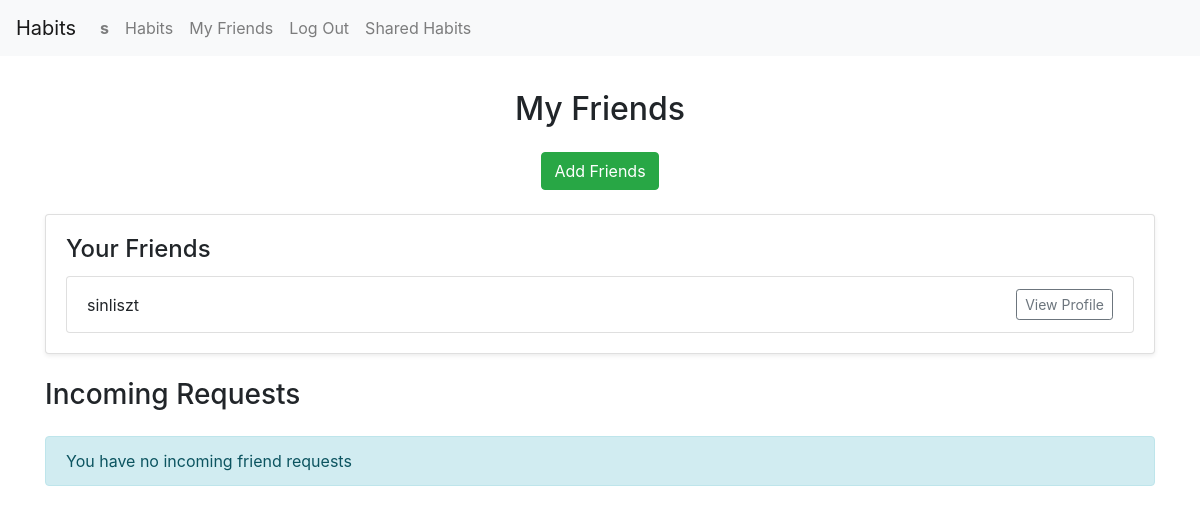
Before: /friends/ (signed in) with the older database file.
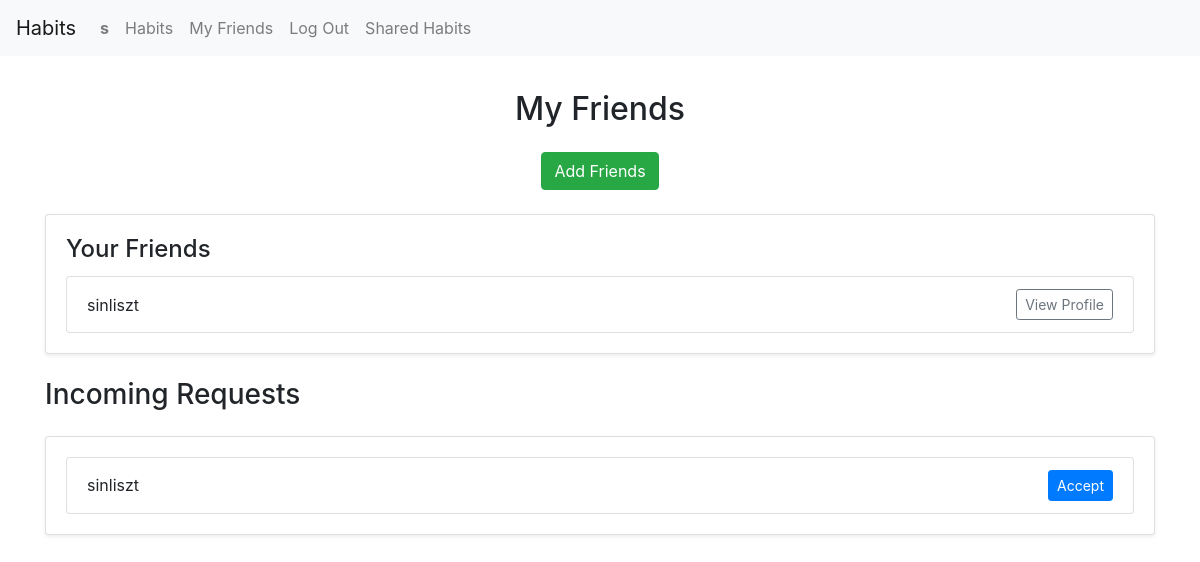
After: the same page with the newer database file.
### tracker/models.py (models this page shows, shortened)
class User(AbstractUser):
    friends = models.ManyToManyField("self", symmetrical=True, blank=True)

class FriendRequest(models.Model):
    from_user = models.ForeignKey(User, related_name="friend_requests_sent", on_delete=models.CASCADE)
    to_user = models.ForeignKey(User, related_name="friend_requests_received", on_delete=models.CASCADE)
    timestamp = models.DateTimeField(auto_now_add=True)
    is_accepted = models.BooleanField(default=False)

### tracker/views.py (the view)
# urls.py: path("friends/", views.friends_list, name="friends_list"),
@login_required
def friends_list(request):
    user = request.user
    friends = user.friends.all()
    incoming_requests = FriendRequest.objects.filter(to_user=user)
    return render(request, "tracker/friends_list.html", {
        "friends": friends,
        "incoming_requests": incoming_requests,
    })

### tracker/templates/tracker/friends_list.html (shortened to what this page needs)
{% extends "tracker/layout.html" %}
{% block body %}
    <div class="container mt-4">
        <h2 class="text-center mb-4">My Friends</h2>
        <div class="text-center mb-4">
            <a href="{% url 'search_users' %}">
                <button class="btn btn-success">Add Friends</button>
            </a>
        </div>
        {% if friends %}
            <div class="card shadow-sm mb-4">
                <div class="card-body">
                    <h4 class="card-title">Your Friends</h4>
                    <ul class="list-group">
                        {% for friend in friends%}
                            <li class="list-group-item d-flex justify-content-between align-items-center">
                                {{ friend.username }}
                                <a href="{% url 'profile_view' friend.username %}">
                                    <button class="btn btn-outline-secondary btn-sm">View Profile</button>
                                </a>
                            </li>
                        {% endfor %}
                    </ul>
                </div>
            </div>
        {% else %}
            <div class="alert alert-info">
                You have no friends yet.
            </div>
        {% endif %}
        <h3 class="mt-4 mb-4">Incoming Requests</h3>
        {% if incoming_requests%}
            <div class="card shadow-sm">
                <div class="card-body">
                    <ul class="list-group">
                        {% for req in incoming_requests %}
                            <li class="list-group-item d-flex justify-content-between align-items-center">
                                {{ req.from_user.username }}
                                <form action="{% url 'accept_friend_request' req.id %}" method="post" class="d-inline">
                                    <button type="submit" class="btn btn-primary btn-sm">Accept</button>
                                </form>
                            </li>
                        {% endfor %}
                    </ul>
                </div>
            </div>
        {% else %}
            <div class="alert alert-info">
                You have no incoming friend requests
            </div>
        {% endif %}
    </div>
{% endblock %}

Changed rows visible on the page:
added FriendRequest: from_user.username "sinliszt"
Other visible differences:
text no longer shown: "You have no incoming friend requests"
